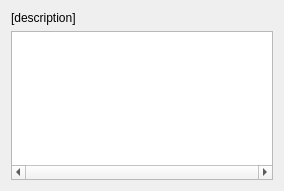
<?xml version="1.0" encoding="UTF-8"?>
<ui version="4.0">
 <class>QtKalmanFiltererParameterDialog</class>
 <widget class="QDialog" name="QtKalmanFiltererParameterDialog">
  <property name="geometry">
   <rect>
    <x>0</x>
    <y>0</y>
    <width>284</width>
    <height>191</height>
   </rect>
  </property>
  <property name="windowTitle">
   <string>QtKalmanFilterDialog</string>
  </property>
  <property name="windowIcon">
   <iconset resource="KalmanFilterer.qrc">
    <normaloff>:/images/R.png</normaloff>:/images/R.png</iconset>
  </property>
  <layout class="QGridLayout" name="gridLayout">
   <item row="0" column="0" colspan="2">
    <widget class="QLabel" name="label">
     <property name="sizePolicy">
      <sizepolicy hsizetype="Minimum" vsizetype="Maximum">
       <horstretch>0</horstretch>
       <verstretch>0</verstretch>
      </sizepolicy>
     </property>
     <property name="text">
      <string>[description]</string>
     </property>
    </widget>
   </item>
   <item row="1" column="0" colspan="2">
    <widget class="ribi::QtCopyAllTableView" name="table">
     <property name="sizePolicy">
      <sizepolicy hsizetype="Preferred" vsizetype="Preferred">
       <horstretch>0</horstretch>
       <verstretch>0</verstretch>
      </sizepolicy>
     </property>
     <property name="verticalScrollBarPolicy">
      <enum>Qt::ScrollBarAlwaysOff</enum>
     </property>
     <property name="horizontalScrollBarPolicy">
      <enum>Qt::ScrollBarAlwaysOn</enum>
     </property>
     <property name="alternatingRowColors">
      <bool>true</bool>
     </property>
     <property name="cornerButtonEnabled">
      <bool>true</bool>
     </property>
    </widget>
   </item>
  </layout>
 </widget>
 <layoutdefault spacing="6" margin="11"/>
 <customwidgets>
  <customwidget>
   <class>ribi::QtCopyAllTableView</class>
   <extends>QTableView</extends>
   <header>qtcopyalltableview.h</header>
  </customwidget>
 </customwidgets>
 <resources>
  <include location="KalmanFilterer.qrc"/>
 </resources>
 <connections/>
</ui>
